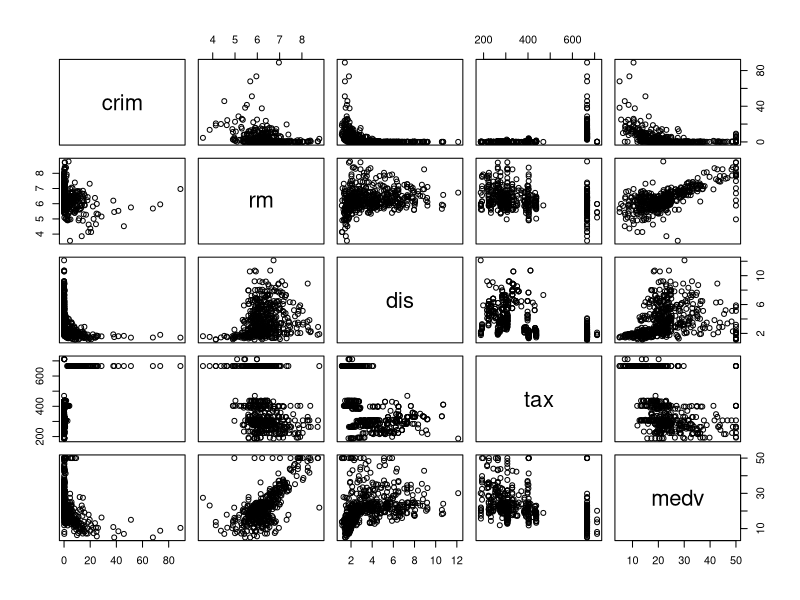
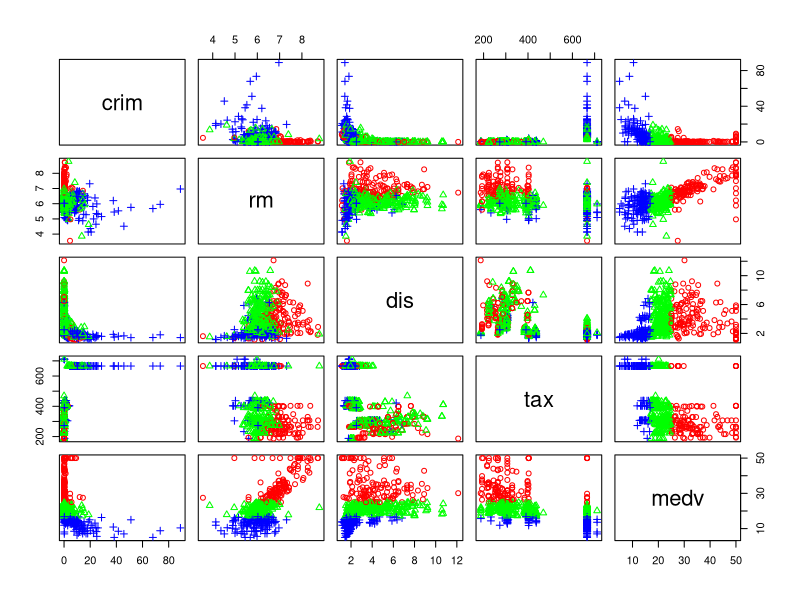

Write R code to recreate these figures, in order.
# Boston Housing 데이터셋
# mlbench 패키지 설치
# install.packages("mlbench")
library(mlbench)
data("BostonHousing")
str(BostonHousing)
head(BostonHousing)

help(BostonHousing)
# myds 변수에 "crim", "rm", "dis", "tax", "medv" 열만 저장
myds <- BostonHousing[,c("crim","rm","dis","tax","medv")]
myds

# grp는 주택 가격을 상(H), 중(M), 하(L)로 분류한 것으로 25.0 이상이면 상(H), 
# 17.0 이하면 하(L), 나머지는 중(M)으로 분류

grp <- c()
for(i in 1:nrow(myds)){
  if(myds$medv[i]>=25.0){
    grp[i] <- "H"
  } else if (myds$medv[i] <=17.0){
    grp[i] <- "L"
  } else{
    grp[i] <- "M"
  }
}
# 문자 벡터를 팩터 타입으로 변경
grp <- factor(grp)
grp

# 레벨의 순서를 H, L, M -> H, M, L
grp <- factor(grp, levels = c("H", "M", "L"))
grp
# myds에 grp열 추가
myds <- data.frame(myds, grp)
myds

# grp 의 도수분포표 작성
table(myds$grp)

# 다중산점도 작성
pairs(myds[,-6])

# 점의 모양 지정
point <- as.integer(myds$grp)
point
# 점의 색 지정
color<-c("red","green","blue")
color
# 그룹정보를 포함하여 다중산점도 작성
pairs(myds[,-6], pch = point, col= color[point])
#상관계수 확인
cor(myds[,-6])
